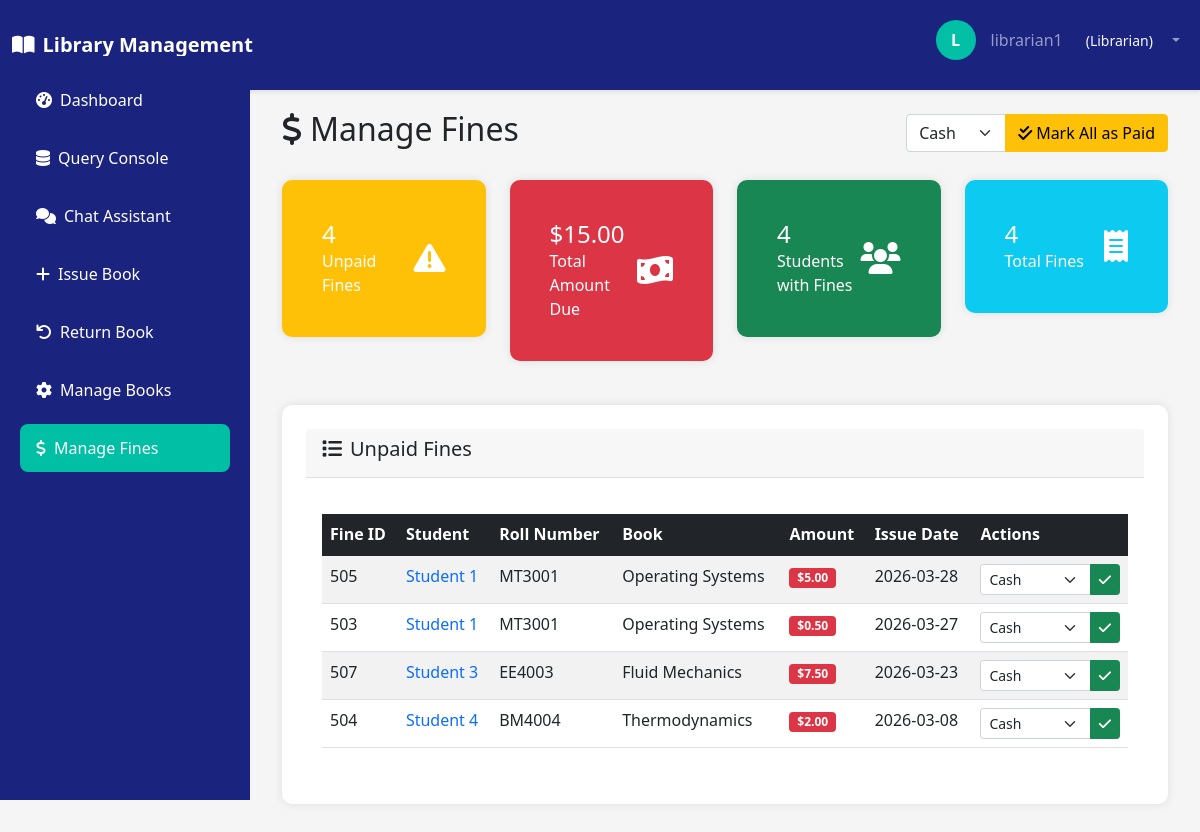
Page /librarian/manage-fines (signed in) on the committed database.
### tables this page shows
CREATE TABLE Fines (
        id INTEGER PRIMARY KEY AUTOINCREMENT,
        student_id INTEGER NOT NULL,
        fine_amount REAL NOT NULL,
        fine_type TEXT NOT NULL,
        status TEXT DEFAULT 'Unpaid',
        issue_date TEXT DEFAULT CURRENT_TIMESTAMP,
        FOREIGN KEY (student_id) REFERENCES Students(id) ON DELETE CASCADE
    );

CREATE TABLE Students (
        id INTEGER PRIMARY KEY AUTOINCREMENT,
        roll_number TEXT UNIQUE NOT NULL,
        name TEXT NOT NULL,
        branch TEXT NOT NULL,
        year TEXT NOT NULL,
        email TEXT UNIQUE NOT NULL,
        phone TEXT NOT NULL,
        role TEXT DEFAULT 'Student',
        gpa REAL DEFAULT 0.0,
        attendance INTEGER DEFAULT 0,
        created_date TEXT DEFAULT CURRENT_TIMESTAMP
    );

CREATE TABLE Books (
        id INTEGER PRIMARY KEY AUTOINCREMENT,
        title TEXT NOT NULL,
        author TEXT NOT NULL,
        category TEXT NOT NULL,
        publisher_id INTEGER,
        total_copies INTEGER NOT NULL DEFAULT 1,
        available_copies INTEGER NOT NULL DEFAULT 1,
        FOREIGN KEY (publisher_id) REFERENCES Publishers(id)
    );

### routes/librarian_routes.py (the view)
@librarian_bp.route('/manage-fines')
@role_required('Librarian')
def manage_fines():
    from admin_data_functions import add_log
    add_log(session.get('user_id'), 'Accessed manage fines page')
    conn = get_db_connection(MAIN_DB)
    try:
        unpaid_fines = conn.execute('''
            SELECT f.id, f.fine_amount, f.issue_date, f.status,
                   s.id as student_id, s.name as student_name, s.roll_number,
                   b.id as book_id, b.title as book_title
            FROM Fines f
            JOIN Students s ON f.student_id = s.id
            LEFT JOIN Issued i ON f.student_id = i.student_id AND i.return_date IS NOT NULL
            LEFT JOIN Books b ON i.book_id = b.id
            WHERE f.status = 'Unpaid'
            ORDER BY f.issue_date DESC
        ''').fetchall()
        total_unpaid = conn.execute('''
            SELECT COUNT(*) as count, SUM(fine_amount) as total
            FROM Fines WHERE status = 'Unpaid'
        ''').fetchone()
        return render_template('librarian/manage_fines.html',
                             role=session.get('role'),
                             unpaid_fines=unpaid_fines,
                             stats=total_unpaid)
    except Exception as e:
        logger.error(f"Error getting fines data: {e}")
        return render_template('librarian/manage_fines.html',
                          role=session.get('role'),
                          unpaid_fines=[],
                          stats={'count': 0, 'total': 0})
    finally:
        conn.close()

### admin_data_functions.py (called while the page is built)
def add_log(user_id, action):
    conn = get_db_connection(MAIN_DB)
    try:
        conn.execute('''
            CREATE TABLE IF NOT EXISTS activity_logs (
                id INTEGER PRIMARY KEY AUTOINCREMENT,
                user_id TEXT NOT NULL,
                action TEXT NOT NULL,
                timestamp DATETIME DEFAULT CURRENT_TIMESTAMP
            )
        ''')
        conn.execute(
            "INSERT INTO activity_logs (user_id, action) VALUES (?, ?)",
            (user_id, action)
        )
        conn.commit()
        return True
    except Exception as e:
        conn.rollback()
        return False
    finally:
        conn.close()

### app.py (called while the page is built)
@app.context_processor
def inject_user():
    if "user_id" in session:
        return {
            "current_user": {
                "username": session["user_id"],
                "role": session.get("role", "Student"),
            },
            "user_role": session.get("role", "Student"),
        }
    return {}

    @app.after_request
    def add_security_headers(response):
        return apply_security_headers(response)

### db/connection.py (called while the page is built)
def get_db_connection(db_path: str) -> sqlite3.Connection:
    conn = sqlite3.connect(db_path)
    conn.row_factory = sqlite3.Row
    conn.execute(f"PRAGMA busy_timeout = {SQLITE_BUSY_TIMEOUT_MS}")
    return conn

### security_layers.py (called while the page is built)
def apply_security_headers(response):
    headers = security.get_security_headers()
    for header, value in headers.items():
        response.headers[header] = value
    return response

### utils/rbac.py (called while the page is built)
def check_role(required_roles) -> bool:
    flattened_roles = []
    if isinstance(required_roles, tuple):
        for item in required_roles:
            if isinstance(item, (list, tuple)):
                flattened_roles.extend(item)
            else:
                flattened_roles.append(item)
    else:
        flattened_roles = list(required_roles) if isinstance(required_roles, (list, tuple)) else [required_roles]
    normalized_roles = [role.lower() for role in flattened_roles if role]
    current_role = session.get("role", "").lower()
    return current_role in normalized_roles

def role_required(*required_roles):
    def decorator(f):
        @wraps(f)
        def wrapped(*args, **kwargs):
            if "user_id" not in session:
                return redirect(url_for("login"))
            if not check_role(required_roles):
                return "Unauthorized", 403
            return f(*args, **kwargs)
        return wrapped
    return decorator

### templates/librarian/manage_fines.html (shortened to what this page needs)
{% extends "librarian/base_librarian.html" %}
{% block content %}
<div class="container-fluid">
    <div class="row">
        <div class="col-12">
            <div class="d-flex justify-content-between align-items-center mb-4">
                <h2><i class="fas fa-dollar-sign me-2"></i>Manage Fines</h2>
                <div>
                    <form method="POST" action="{{ url_for('librarian.pay_all_fines') }}" class="d-inline">
                        <div class="input-group">
                            <select name="payment_method" class="form-select" required>
                                <option value="Cash">Cash</option>
                            </select>
                            <button type="submit" class="btn btn-warning"
                                    onclick="return confirm('Are you sure you want to mark ALL unpaid fines as paid?')">
                                <i class="fas fa-check-double me-1"></i>Mark All as Paid
                            </button>
                        </div>
                    </form>
                </div>
            </div>
            <div class="row mb-4">
                <div class="col-md-3">
                    <div class="card bg-warning text-white">
                        <div class="card-body">
                            <div class="d-flex justify-content-between">
                                <div>
                                    <h4 class="mb-0">{{ stats.count or 0 }}</h4>
                                    <p class="mb-0">Unpaid Fines</p>
                                </div>
                                <div class="align-self-center">
                                    <i class="fas fa-exclamation-triangle fa-2x"></i>
                                </div>
                            </div>
                        </div>
                    </div>
                </div>
                <div class="col-md-3">
                    <div class="card bg-danger text-white">
                        <div class="card-body">
                            <div class="d-flex justify-content-between">
                                <div>
                                    <h4 class="mb-0">${{ "%.2f"|format(stats.total or 0) }}</h4>
                                    <p class="mb-0">Total Amount Due</p>
                                </div>
                                <div class="align-self-center">
                                    <i class="fas fa-money-bill-wave fa-2x"></i>
                                </div>
                            </div>
                        </div>
                    </div>
                </div>
                <div class="col-md-3">
                    <div class="card bg-success text-white">
                        <div class="card-body">
                            <div class="d-flex justify-content-between">
                                <div>
                                    <h4 class="mb-0">{{ unpaid_fines|length }}</h4>
                                    <p class="mb-0">Students with Fines</p>
                                </div>
                                <div class="align-self-center">
                                    <i class="fas fa-users fa-2x"></i>
                                </div>
                            </div>
                        </div>
                    </div>
                </div>
                <div class="col-md-3">
                    <div class="card bg-info text-white">
                        <div class="card-body">
                            <div class="d-flex justify-content-between">
                                <div>
                                    <h4 class="mb-0">{{ stats.count or 0 }}</h4>
                                    <p class="mb-0">Total Fines</p>
                                </div>
                                <div class="align-self-center">
                                    <i class="fas fa-receipt fa-2x"></i>
                                </div>
                            </div>
                        </div>
                    </div>
                </div>
            </div>
            <div class="card">
                <div class="card-header">
                    <h5 class="mb-0"><i class="fas fa-list me-2"></i>Unpaid Fines</h5>
                </div>
                <div class="card-body">
                    {% if unpaid_fines %}
                        <div class="table-responsive">
                            <table class="table table-striped table-hover">
                                <thead class="table-dark">
                                    <tr>
                                        <th>Fine ID</th>
                                        <th>Student</th>
                                        <th>Roll Number</th>
                                        <th>Book</th>
                                        <th>Amount</th>
                                        <th>Issue Date</th>
                                        <th>Actions</th>
                                    </tr>
                                </thead>
                                <tbody>
                                    {% for fine in unpaid_fines %}
                                    <tr>
                                        <td>{{ fine.id }}</td>
                                        <td>
                                            <a href="{{ url_for('librarian.student_fines', student_id=fine.student_id) }}"
                                               class="text-decoration-none">
                                                {{ fine.student_name }}
                                            </a>
                                        </td>
                                        <td>{{ fine.roll_number }}</td>
                                        <td>{{ fine.book_title or 'General Fine' }}</td>
                                        <td><span class="badge bg-danger">${{ "%.2f"|format(fine.fine_amount) }}</span></td>
                                        <td>{{ fine.issue_date }}</td>
                                        <td>
                                            <form method="POST" action="{{ url_for('librarian.pay_fine', fine_id=fine.id) }}"
                                                  class="d-inline">
                                                <div class="input-group input-group-sm">
                                                    <select name="payment_method" class="form-select" required>
                                                        <option value="Cash">Cash</option>
                                                    </select>
                                                    <button type="submit" class="btn btn-success btn-sm"
                                                            title="Mark as Paid">
                                                        <i class="fas fa-check"></i>
                                                    </button>
                                                </div>
                                            </form>
                                        </td>
                                    </tr>
                                    {% endfor %}
                                </tbody>
                            </table>
                        </div>
                    {% endif %}
                </div>
            </div>
        </div>
    </div>
</div>
{% endblock %}

### templates/librarian/base_librarian.html (style rules this page uses)
:root { --primary-color: #1a237e; --secondary-color: #3949ab; --accent-color: #00bfa5; --text-primary: #333333; --text-secondary: #666666; --bg-primary: #ffffff; --bg-secondary: #f5f5f5; --border-color: #e0e0e0; }
body { font-family: 'Segoe UI', Tahoma, Geneva, Verdana, sans-serif; background-color: var(--bg-secondary); margin: 0; padding: 0; }
.card { background-color: var(--bg-primary); border: 1px solid var(--border-color); border-radius: 12px; padding: 24px; margin-bottom: 20px; transition: transform 0.2s ease, box-shadow 0.2s ease; }
.card-header { border-bottom: 1px solid var(--border-color); padding-bottom: 16px; margin-bottom: 20px; }

### templates/librarian/manage_fines.html (style rules this page uses)
.card { border: none; border-radius: 10px; box-shadow: 0 0 10px rgba(0,0,0,0.1); transition: transform 0.2s ease; }
.btn-sm { padding: 0.25rem 0.5rem; font-size: 0.875rem; }
.table th { border-top: none; font-weight: 600; }
.input-group-sm { max-width: 200px; }

### rows in the picture
Fines: id "505", student_name "Student 1", roll_number "MT3001", title "Operating Systems", fine_amount "5.00", issue_date "2026-03-28"
Fines: id "503", student_name "Student 1", roll_number "MT3001", title "Operating Systems", fine_amount "0.50", issue_date "2026-03-27"
Fines: id "507", student_name "Student 3", roll_number "EE4003", title "Fluid Mechanics", fine_amount "7.50", issue_date "2026-03-23"
Fines: id "504", student_name "Student 4", roll_number "BM4004", title "Thermodynamics", fine_amount "2.00", issue_date "2026-03-08"

### other values in the picture
{{ session.get('user_id', 'U')[0].upper() }} "L"
{{ session.get('user_id', 'User') }} "librarian1"
{{ session.get('role', 'Student') }} "Librarian"
{{ stats.count or 0 }} "4"
{{ "%.2f"|format(stats.total or 0) }} "15.00"
{{ unpaid_fines|length }} "4"
